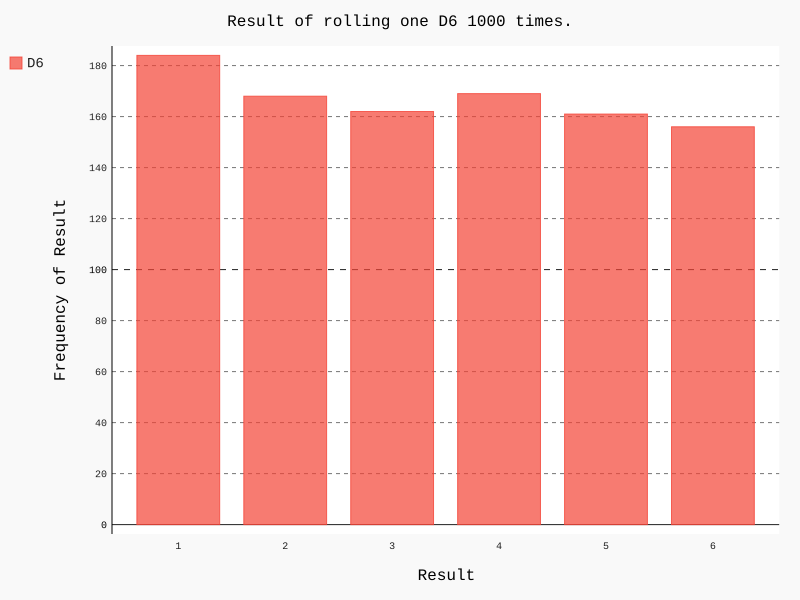

Source code (Python):
from die import Die
import pygal

die = Die()

results = []
for roll_num in range(1000):
    results.append(die.roll())
print(results)

# 分析结果
frequencies = []
for value in range(1, die.num_sides+1):
    frequency = results.count(value)
    frequencies.append(frequency)

# 绘制直方图
#   对结果进行可视化
hist = pygal.Bar()

hist.title = "Result of rolling one D6 1000 times."
hist.x_labels = ['1', '2', '3', '4', '5', '6']
hist.x_title = "Result"
hist.y_title = "Frequency of Result"

hist.add('D6', frequencies)
hist.render_to_file('die_visual.svg')
